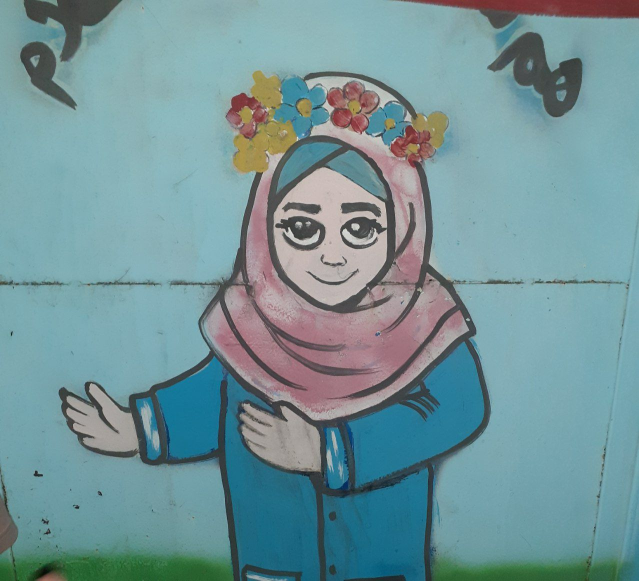
#> input picture assets/FFT/pic.jpg, 1278 x 1161 px, found by its file name (shown at 1/2 size)
$ jupyter execute Sample2_FFT_Image_Compression.ipynb
#> lines starting #> are read from the running program, lines starting #| are printed output that depends on the picture; after the words box and inside, x2 and y2 are one past the last pixel; in counts of white or black regions, pixels touching at a corner belong together
[cell 1]
from matplotlib.image import imread
import numpy as np
import matplotlib.pyplot as plt
import os
plt.rcParams['figure.figsize'] = [5, 5]
plt.rcParams.update({'font.size': 18})

A = imread(os.path.join('pic.jpg'))
#> A is the input picture: shape (1161, 1278, 3); mean R, G, B 114.7, 148.1, 152.9
B = np.mean (A, -1); # Convert RGB to grayscale
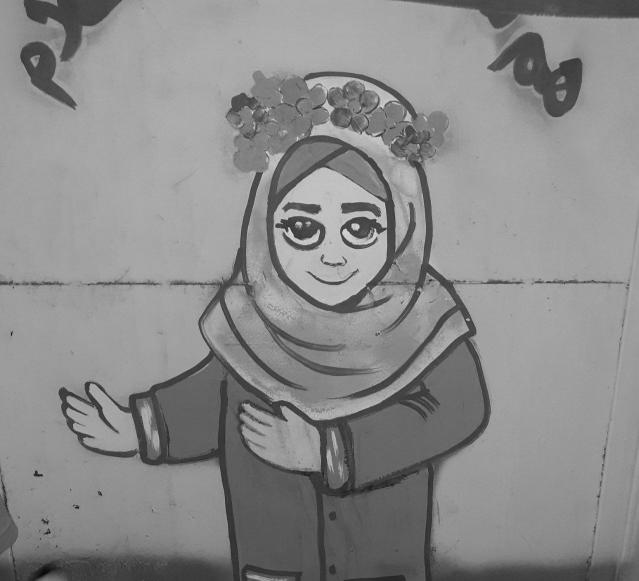
#> B: shape (1161, 1278) float64 (shown at 1/2 size); min 4.33, max 238.7, mean 138.6

plt.figure()


plt.axis('off')
plt.imshow(A) #, cmap=('gray_r')

[cell 2]
Bt = np.fft.fft2(B)
Btsort= np.sort(np.abs (Bt.reshape(-1))) # sort by magnitude
#Zero out all small coefficients and inverse transform
for keep in (0.1, 0.05, 0.01, 0.002):
    thresh = Btsort [int (np.floor((1-keep)*len (Btsort)))]
    ind = np.abs(Bt)>thresh #Find small indices
    Atlow = Bt * ind #Threshold small indices
    Alow = np.fft.ifft2(Atlow).real # Compressed image
    plt.figure()
    plt.imshow(256-Alow, cmap='gray')
    plt.axis('off')
    plt.title('Compressed image: keep =' + str(keep*100) + '%')
#> this loop made 4 passes
#> thresh on passes 1 to 4: 13949.4, 23627.5, 74367.5, 257184.8
#> pass 1, `ind = np.abs(Bt)>thresh`:
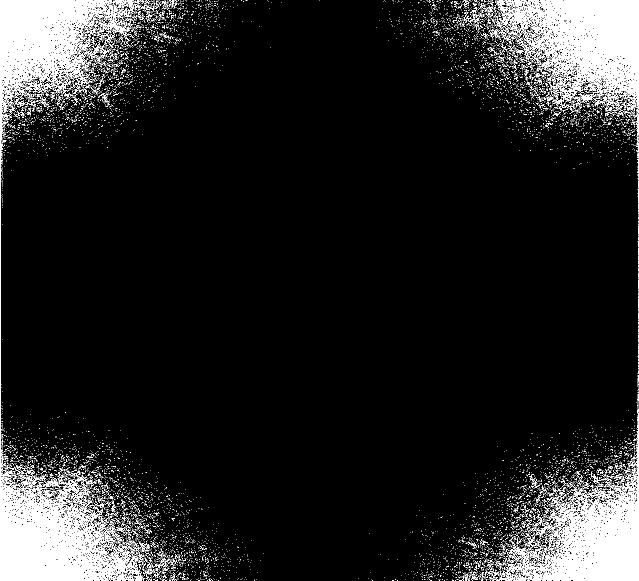
#> ind: shape (1161, 1278) bool (shown at 1/2 size); 10% white; 9959 white regions (9742 under 20 px), largest, box (x1, y1, x2, y2) and area: (0, 0, 289, 1161) 59272, (990, 0, 1278, 221) 31143, (993, 858, 1278, 1161) 26264
#> pass 2, `ind = np.abs(Bt)>thresh`:
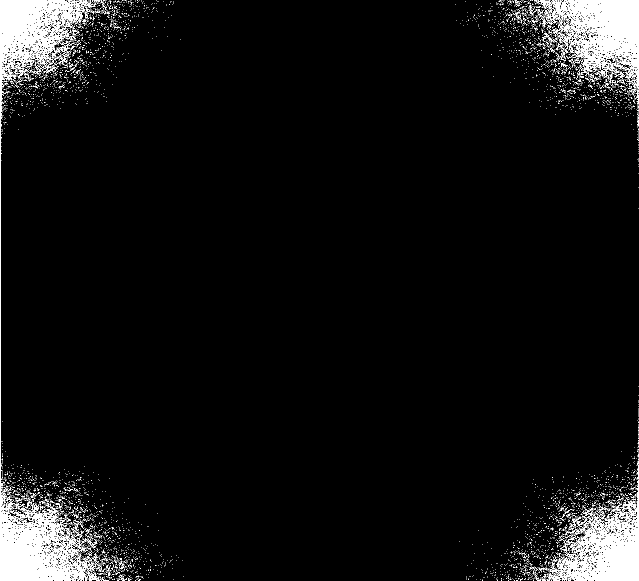
#> ind: shape (1161, 1278) bool (shown at 1/2 size); 5% white; 5423 white regions (5320 under 20 px), largest, box (x1, y1, x2, y2) and area: (0, 0, 203, 1161) 30138, (1076, 0, 1278, 178) 15500, (1093, 959, 1278, 1161) 13198

[cell 3]
import matplotlib.pyplot as plt
from mpl_toolkits.mplot3d import axes3d
import numpy as np

plt.rcParams['figure.figsize'] = [6, 6]

# First plot
fig1 = plt.figure()
ax = fig1.add_subplot(111, projection='3d')
X, Y = np.meshgrid(np.arange(1, np.shape(B)[1] + 1), np.arange(1, np.shape(B)[0] + 1))
ax.plot_surface(X[0::10, 0::10], Y[0::10, 0::10], 256 - B[0::10, 0::10], cmap='viridis', edgecolor='none')
ax.set_title('Surface plot')
ax.axis('off')
ax.view_init(210, 60)

# Second plot
fig2 = plt.figure()
ap = fig2.add_subplot(111, projection='3d')
X, Y = np.meshgrid(np.arange(1, np.shape(B)[1] + 1), np.arange(1, np.shape(B)[0] + 1))
ap.plot_surface(X[0::10, 0::10], Y[0::10, 0::10], 256 - B[0::10, 0::10], cmap='viridis', edgecolor='none')
ap.set_title('')
ap.axis('off')
ap.view_init(120, 60)

plt.show()
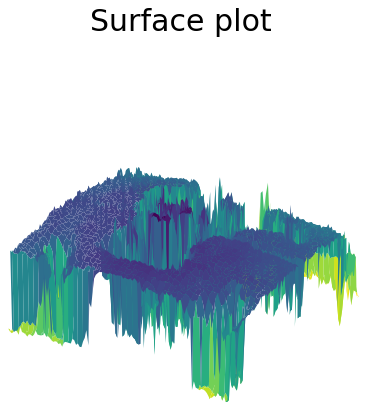
#> figure drawn by matplotlib, 1 panel
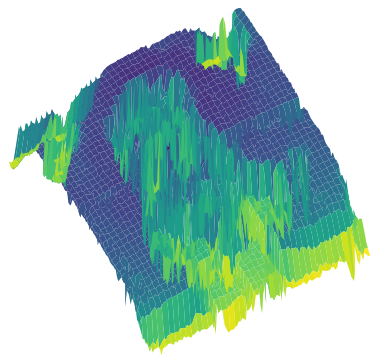
#> figure drawn by matplotlib, 1 panel

[cell 4]
from matplotlib.image import imread
import numpy as np
import matplotlib.pyplot as plt

plt.rcParams['figure.figsize'] = [6, 6]
plt.rcParams.update({'font.size': 14})

# Load and grayscale
A = imread('pic.jpg')
B = np.mean(A, axis=-1)

# FFT
Bt = np.fft.fft2(B)
Bt_shifted = np.fft.fftshift(Bt)  # Shift zero-frequency component to center
magnitude_spectrum = np.log(1 + np.abs(Bt_shifted))
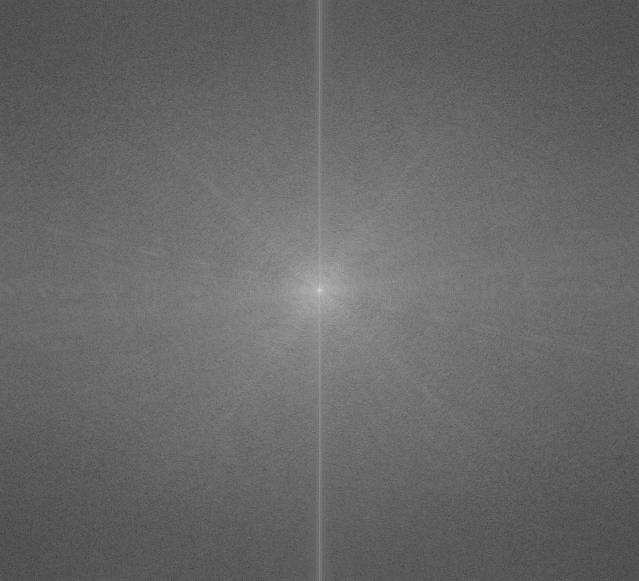
#> magnitude_spectrum: shape (1161, 1278) float64 (shown at 1/2 size); min 0.349, max 19.14, mean 8; drawn with min black and max white

# Plot full spectrum
plt.figure()
plt.imshow(magnitude_spectrum, cmap='gray')
plt.title('Full FFT Magnitude Spectrum')
plt.axis('off')

# Flatten and sort coefficients
Bt_flat = np.abs(Bt).reshape(-1)
Btsort = np.sort(Bt_flat)

# Compression visualizations
for keep in (0.1, 0.05, 0.01, 0.002):
    thresh = Btsort[int(np.floor((1 - keep) * len(Btsort)))]
    mask = np.abs(Bt) > thresh
    Bt_compressed = Bt * mask
    B_reconstructed = np.fft.ifft2(Bt_compressed).real

    # Plot compressed image
    plt.figure()
    plt.imshow(np.clip(B_reconstructed, 0, 255), cmap='gray')
    plt.axis('off')
    plt.title(f'Compressed Image: keep = {keep*100:.1f}%')

    # Plot kept coefficient spectrum
    Bt_kept_shifted = np.fft.fftshift(mask * Bt)
    spectrum_kept = np.log(1 + np.abs(Bt_kept_shifted))

    plt.figure()
    plt.imshow(spectrum_kept, cmap='hot')
    plt.title(f'Kept Spectrum: keep = {keep*100:.1f}%')
    plt.axis('off')
#> this loop made 4 passes
#> pass 1, `spectrum_kept = np.log(1 + np.abs(Bt_kept_shifted))`:
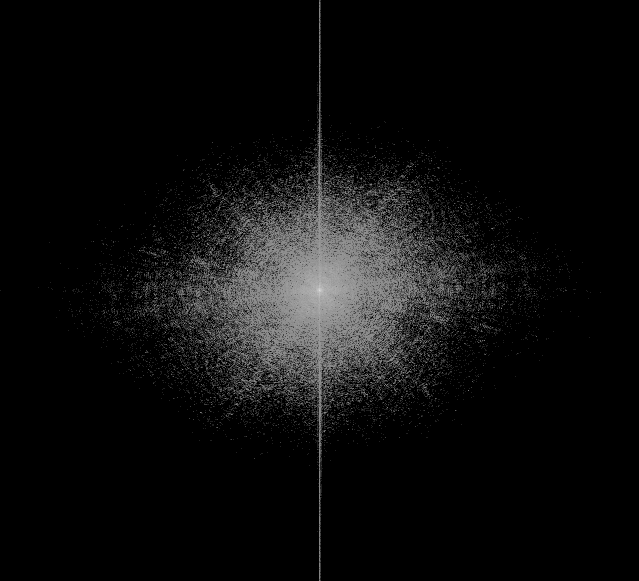
#> spectrum_kept: shape (1161, 1278) float64 (shown at 1/2 size); min 0, max 19.14, mean 1.03; drawn with min black and max white
#> pass 3, `mask = np.abs(Bt) > thresh`:
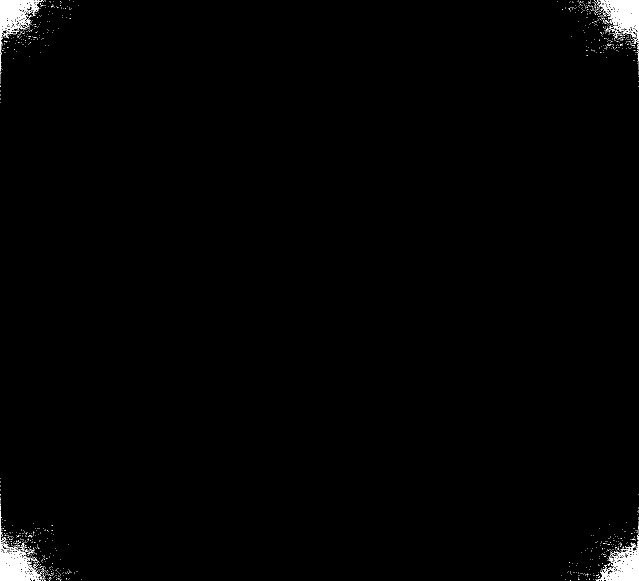
#> mask: shape (1161, 1278) bool (shown at 1/2 size); 1% white; 1102 white regions (1091 under 20 px), largest, box (x1, y1, x2, y2) and area: (0, 1022, 82, 1161) 3333, (1197, 0, 1278, 88) 3228, (0, 0, 88, 97) 3047
#> after the loop:
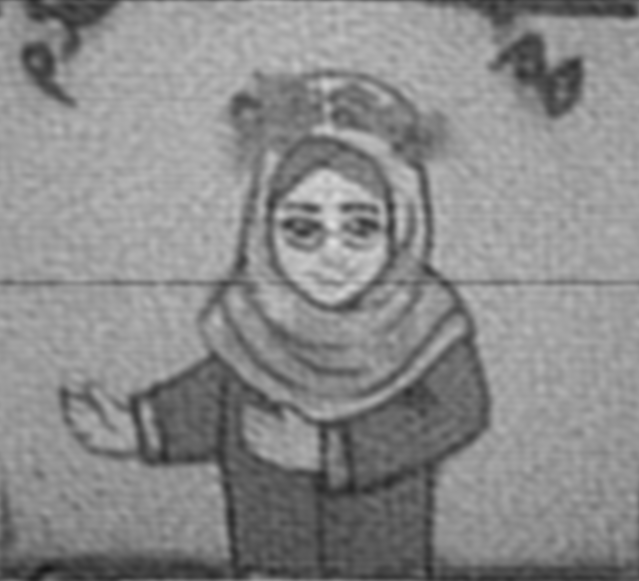
#> B_reconstructed: shape (1161, 1278) float64 (shown at 1/2 size); min 22.59, max 220.4, mean 138.6
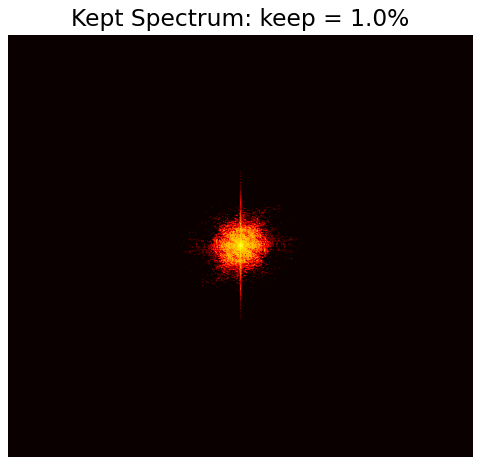
#> figure drawn by matplotlib, 1 panel
